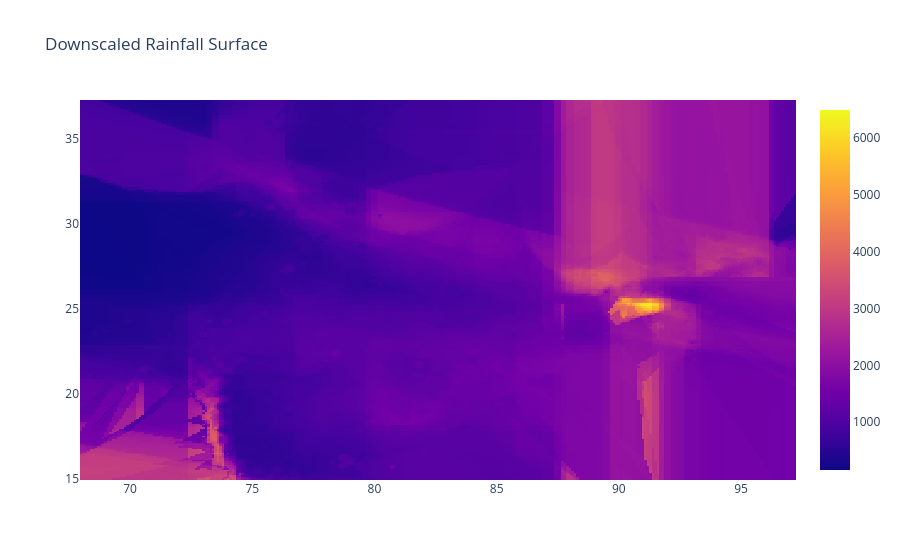
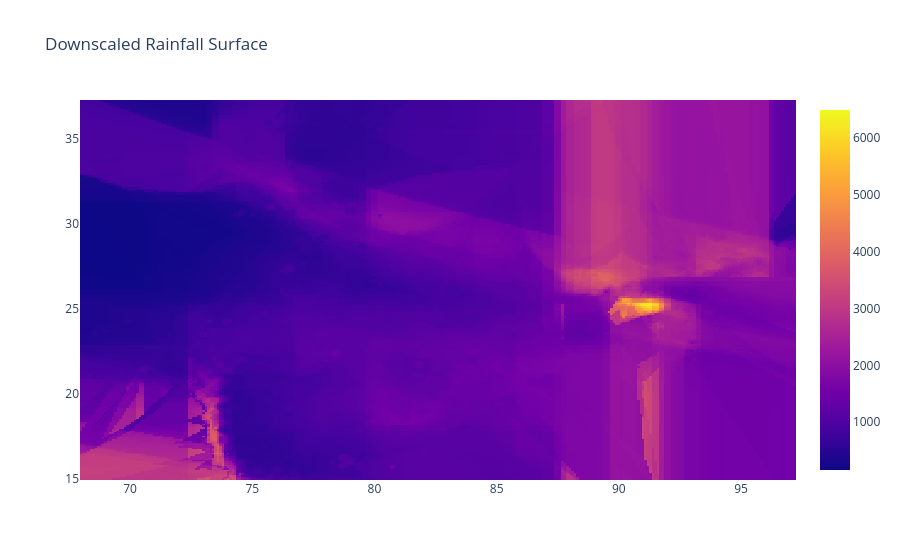

These figures' notebook cell, in order:
### Code cell
import plotly.express as px

fig = go.Figure(

    data=go.Heatmap(

        z=grid.values,

        x=grid.columns,

        y=grid.index

    )

)

fig.update_layout(
    title="Downscaled Rainfall Surface"
)

fig.show()

fig.show()

### Figure 1 — Plotly figure (JSON) as saved in the notebook; plotly's stock layout.template omitted (floating-point values rounded to 4 significant figures; data arrays with more than 128 entries replaced by an {"elided": "..."} marker saying what was removed)
{"data": [{"type": "heatmap", "x": {"elided": "293 float values"}, "y": {"elided": "223 float values"}, "z": {"elided": "223x293 float values"}}], "layout": {"title": {"text": "Downscaled Rainfall Surface"}}}

### Figure 2 — Plotly figure (JSON) as saved in the notebook; plotly's stock layout.template omitted (floating-point values rounded to 4 significant figures; data arrays with more than 128 entries replaced by an {"elided": "..."} marker saying what was removed)
{"data": [{"type": "heatmap", "x": {"elided": "293 float values"}, "y": {"elided": "223 float values"}, "z": {"elided": "223x293 float values"}}], "layout": {"title": {"text": "Downscaled Rainfall Surface"}}}
